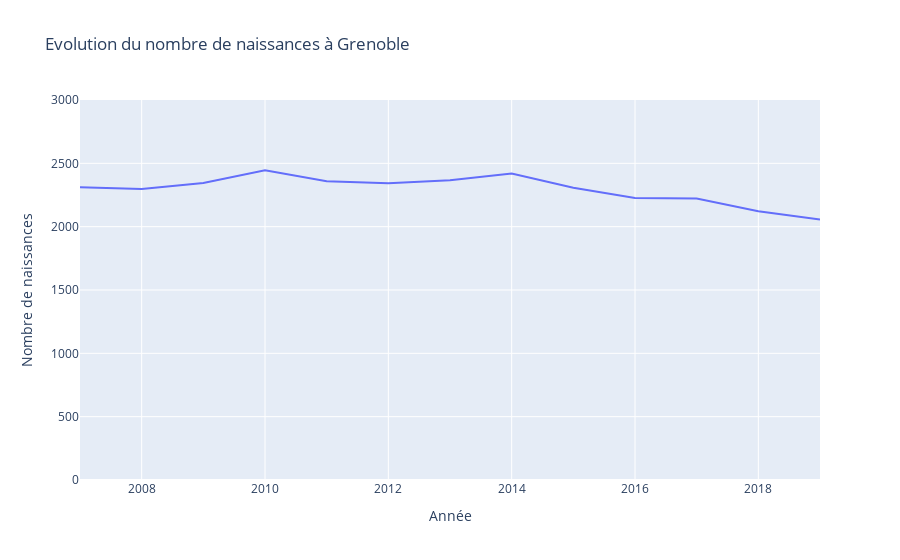

Notebook code cell kept with this figure:
### Markdown cell above
Evolution du nombre de naissances à Grenoble, par commune

line, bar

color / legend

labels

update_layout

### Code cell
fig = px.line(data_pop_gre, x="annee", y="nombre_naissances",
             title="Evolution du nombre de naissances à Grenoble",
             labels={"annee":"Année","nombre_naissances":"Nombre de naissances"}) #noms des axes
fig.update_layout(yaxis_range=[0,3000]) #limites de la fenêtre en ordonnées
fig.show()

### Figure 1 — Plotly figure (JSON) as saved in the notebook; plotly's stock layout.template omitted (floating-point values rounded to 4 significant figures)
{"data": [{"hovertemplate": "Année=%{x}<br>Nombre de naissances=%{y}<extra></extra>", "legendgroup": "", "line": {"color": "#636efa", "dash": "solid"}, "marker": {"symbol": "circle"}, "mode": "lines", "name": "", "orientation": "v", "showlegend": false, "type": "scatter", "x": [2019, 2018, 2017, 2016, 2015, 2014, 2013, 2012, 2011, 2010, 2009, 2008, 2007], "xaxis": "x", "y": [2057, 2122, 2222, 2227, 2308, 2419, 2367, 2343, 2359, 2445, 2344, 2297, 2311], "yaxis": "y"}], "layout": {"legend": {"tracegroupgap": 0}, "title": {"text": "Evolution du nombre de naissances à Grenoble"}, "xaxis": {"anchor": "y", "domain": [0, 1], "title": {"text": "Année"}}, "yaxis": {"anchor": "x", "domain": [0, 1], "range": [0, 3000], "title": {"text": "Nombre de naissances"}}}}
